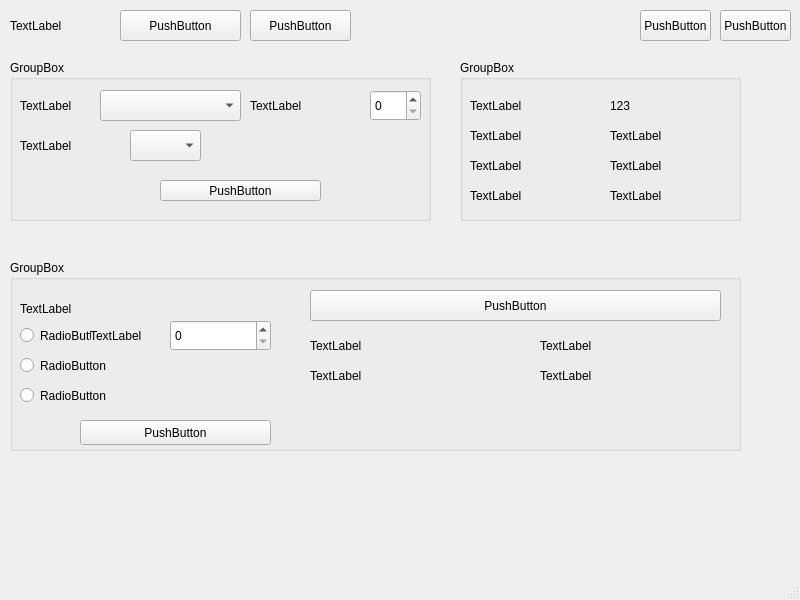
<?xml version="1.0" encoding="UTF-8"?>
<ui version="4.0">
 <class>MainWindow</class>
 <widget class="QMainWindow" name="MainWindow">
  <property name="geometry">
   <rect>
    <x>0</x>
    <y>0</y>
    <width>800</width>
    <height>600</height>
   </rect>
  </property>
  <property name="windowTitle">
   <string>MainWindow</string>
  </property>
  <widget class="QWidget" name="centralwidget">
   <widget class="QPushButton" name="pushButton">
    <property name="geometry">
     <rect>
      <x>720</x>
      <y>10</y>
      <width>71</width>
      <height>31</height>
     </rect>
    </property>
    <property name="text">
     <string>PushButton</string>
    </property>
   </widget>
   <widget class="QGroupBox" name="groupBox">
    <property name="geometry">
     <rect>
      <x>10</x>
      <y>60</y>
      <width>421</width>
      <height>161</height>
     </rect>
    </property>
    <property name="title">
     <string>GroupBox</string>
    </property>
    <widget class="QLabel" name="label_2">
     <property name="geometry">
      <rect>
       <x>10</x>
       <y>30</y>
       <width>81</width>
       <height>31</height>
      </rect>
     </property>
     <property name="text">
      <string>TextLabel</string>
     </property>
    </widget>
    <widget class="QComboBox" name="comboBox">
     <property name="geometry">
      <rect>
       <x>90</x>
       <y>30</y>
       <width>141</width>
       <height>31</height>
      </rect>
     </property>
    </widget>
    <widget class="QLabel" name="label_5">
     <property name="geometry">
      <rect>
       <x>10</x>
       <y>70</y>
       <width>111</width>
       <height>31</height>
      </rect>
     </property>
     <property name="text">
      <string>TextLabel</string>
     </property>
    </widget>
    <widget class="QComboBox" name="comboBox_2">
     <property name="geometry">
      <rect>
       <x>120</x>
       <y>70</y>
       <width>71</width>
       <height>31</height>
      </rect>
     </property>
    </widget>
    <widget class="QLabel" name="label_6">
     <property name="geometry">
      <rect>
       <x>240</x>
       <y>30</y>
       <width>121</width>
       <height>31</height>
      </rect>
     </property>
     <property name="text">
      <string>TextLabel</string>
     </property>
    </widget>
    <widget class="QSpinBox" name="spinBox_2">
     <property name="geometry">
      <rect>
       <x>360</x>
       <y>30</y>
       <width>51</width>
       <height>31</height>
      </rect>
     </property>
    </widget>
    <widget class="QPushButton" name="pushButton_5">
     <property name="geometry">
      <rect>
       <x>150</x>
       <y>120</y>
       <width>161</width>
       <height>21</height>
      </rect>
     </property>
     <property name="text">
      <string>PushButton</string>
     </property>
    </widget>
   </widget>
   <widget class="QPushButton" name="pushButton_6">
    <property name="geometry">
     <rect>
      <x>640</x>
      <y>10</y>
      <width>71</width>
      <height>31</height>
     </rect>
    </property>
    <property name="text">
     <string>PushButton</string>
    </property>
   </widget>
   <widget class="QPushButton" name="pushButton_2">
    <property name="geometry">
     <rect>
      <x>120</x>
      <y>10</y>
      <width>121</width>
      <height>31</height>
     </rect>
    </property>
    <property name="text">
     <string>PushButton</string>
    </property>
   </widget>
   <widget class="QLabel" name="label">
    <property name="geometry">
     <rect>
      <x>10</x>
      <y>10</y>
      <width>101</width>
      <height>31</height>
     </rect>
    </property>
    <property name="text">
     <string>TextLabel</string>
    </property>
   </widget>
   <widget class="QPushButton" name="pushButton_3">
    <property name="geometry">
     <rect>
      <x>250</x>
      <y>10</y>
      <width>101</width>
      <height>31</height>
     </rect>
    </property>
    <property name="text">
     <string>PushButton</string>
    </property>
   </widget>
   <widget class="QGroupBox" name="groupBox_2">
    <property name="geometry">
     <rect>
      <x>460</x>
      <y>60</y>
      <width>281</width>
      <height>161</height>
     </rect>
    </property>
    <property name="title">
     <string>GroupBox</string>
    </property>
    <widget class="QLabel" name="label_8">
     <property name="geometry">
      <rect>
       <x>10</x>
       <y>30</y>
       <width>141</width>
       <height>31</height>
      </rect>
     </property>
     <property name="text">
      <string>TextLabel</string>
     </property>
    </widget>
    <widget class="QLabel" name="label_7">
     <property name="geometry">
      <rect>
       <x>150</x>
       <y>30</y>
       <width>111</width>
       <height>31</height>
      </rect>
     </property>
     <property name="text">
      <string>123</string>
     </property>
    </widget>
    <widget class="QLabel" name="label_10">
     <property name="geometry">
      <rect>
       <x>10</x>
       <y>60</y>
       <width>141</width>
       <height>31</height>
      </rect>
     </property>
     <property name="text">
      <string>TextLabel</string>
     </property>
    </widget>
    <widget class="QLabel" name="label_11">
     <property name="geometry">
      <rect>
       <x>150</x>
       <y>60</y>
       <width>111</width>
       <height>31</height>
      </rect>
     </property>
     <property name="text">
      <string>TextLabel</string>
     </property>
    </widget>
    <widget class="QLabel" name="label_12">
     <property name="geometry">
      <rect>
       <x>10</x>
       <y>90</y>
       <width>141</width>
       <height>31</height>
      </rect>
     </property>
     <property name="text">
      <string>TextLabel</string>
     </property>
    </widget>
    <widget class="QLabel" name="label_14">
     <property name="geometry">
      <rect>
       <x>10</x>
       <y>120</y>
       <width>141</width>
       <height>31</height>
      </rect>
     </property>
     <property name="text">
      <string>TextLabel</string>
     </property>
    </widget>
    <widget class="QLabel" name="label_13">
     <property name="geometry">
      <rect>
       <x>150</x>
       <y>90</y>
       <width>111</width>
       <height>31</height>
      </rect>
     </property>
     <property name="text">
      <string>TextLabel</string>
     </property>
    </widget>
    <widget class="QLabel" name="label_15">
     <property name="geometry">
      <rect>
       <x>150</x>
       <y>120</y>
       <width>111</width>
       <height>31</height>
      </rect>
     </property>
     <property name="text">
      <string>TextLabel</string>
     </property>
    </widget>
   </widget>
   <widget class="QGroupBox" name="groupBox_3">
    <property name="geometry">
     <rect>
      <x>10</x>
      <y>260</y>
      <width>731</width>
      <height>191</height>
     </rect>
    </property>
    <property name="title">
     <string>GroupBox</string>
    </property>
    <widget class="QLabel" name="label_3">
     <property name="geometry">
      <rect>
       <x>10</x>
       <y>40</y>
       <width>191</width>
       <height>17</height>
      </rect>
     </property>
     <property name="text">
      <string>TextLabel</string>
     </property>
    </widget>
    <widget class="QRadioButton" name="radioButton">
     <property name="geometry">
      <rect>
       <x>10</x>
       <y>60</y>
       <width>71</width>
       <height>31</height>
      </rect>
     </property>
     <property name="text">
      <string>RadioButton</string>
     </property>
    </widget>
    <widget class="QLabel" name="label_4">
     <property name="geometry">
      <rect>
       <x>80</x>
       <y>60</y>
       <width>81</width>
       <height>31</height>
      </rect>
     </property>
     <property name="text">
      <string>TextLabel</string>
     </property>
    </widget>
    <widget class="QSpinBox" name="spinBox">
     <property name="geometry">
      <rect>
       <x>160</x>
       <y>60</y>
       <width>101</width>
       <height>31</height>
      </rect>
     </property>
    </widget>
    <widget class="QRadioButton" name="radioButton_2">
     <property name="geometry">
      <rect>
       <x>10</x>
       <y>90</y>
       <width>121</width>
       <height>31</height>
      </rect>
     </property>
     <property name="text">
      <string>RadioButton</string>
     </property>
    </widget>
    <widget class="QRadioButton" name="radioButton_3">
     <property name="geometry">
      <rect>
       <x>10</x>
       <y>120</y>
       <width>121</width>
       <height>31</height>
      </rect>
     </property>
     <property name="text">
      <string>RadioButton</string>
     </property>
    </widget>
    <widget class="QPushButton" name="pushButton_4">
     <property name="geometry">
      <rect>
       <x>70</x>
       <y>160</y>
       <width>191</width>
       <height>25</height>
      </rect>
     </property>
     <property name="text">
      <string>PushButton</string>
     </property>
    </widget>
    <widget class="QPushButton" name="pushButton_7">
     <property name="geometry">
      <rect>
       <x>300</x>
       <y>30</y>
       <width>411</width>
       <height>31</height>
      </rect>
     </property>
     <property name="text">
      <string>PushButton</string>
     </property>
    </widget>
    <widget class="QLabel" name="label_9">
     <property name="geometry">
      <rect>
       <x>300</x>
       <y>70</y>
       <width>231</width>
       <height>31</height>
      </rect>
     </property>
     <property name="text">
      <string>TextLabel</string>
     </property>
    </widget>
    <widget class="QLabel" name="label_16">
     <property name="geometry">
      <rect>
       <x>530</x>
       <y>70</y>
       <width>181</width>
       <height>31</height>
      </rect>
     </property>
     <property name="text">
      <string>TextLabel</string>
     </property>
    </widget>
    <widget class="QLabel" name="label_17">
     <property name="geometry">
      <rect>
       <x>300</x>
       <y>100</y>
       <width>231</width>
       <height>31</height>
      </rect>
     </property>
     <property name="text">
      <string>TextLabel</string>
     </property>
    </widget>
    <widget class="QLabel" name="label_18">
     <property name="geometry">
      <rect>
       <x>530</x>
       <y>100</y>
       <width>181</width>
       <height>31</height>
      </rect>
     </property>
     <property name="text">
      <string>TextLabel</string>
     </property>
    </widget>
   </widget>
  </widget>
  <widget class="QMenuBar" name="menubar">
   <property name="geometry">
    <rect>
     <x>0</x>
     <y>0</y>
     <width>800</width>
     <height>22</height>
    </rect>
   </property>
  </widget>
  <widget class="QStatusBar" name="statusbar"/>
 </widget>
 <resources/>
 <connections/>
</ui>
